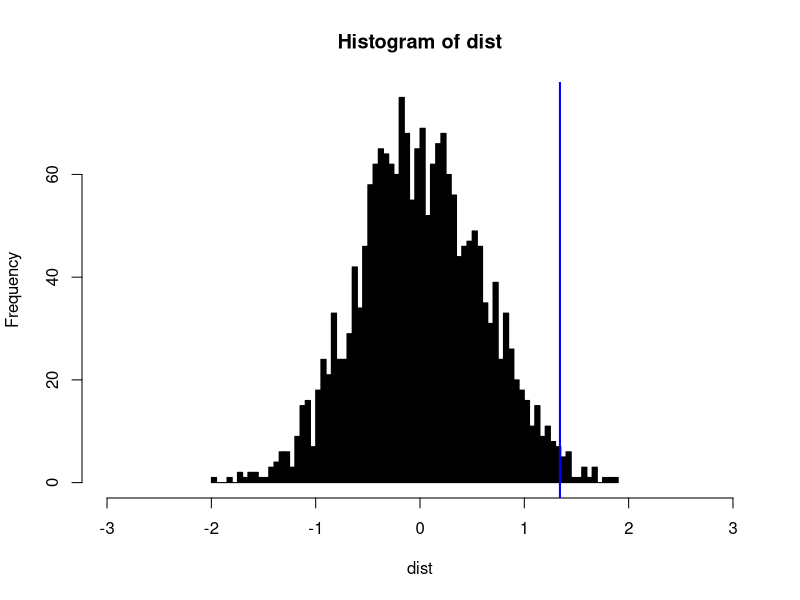

Here is the R script that generated this plot:

set.seed(1)
n <- 100
tr <- rbinom(100, 1, 0.5)
y <- 1 + tr + rnorm(n, 0, 3)

# The difference in means is, as we would expect (given we made it up), about 1:

diff(by(y, tr, mean))
## [1] 1.341

# To obtain a single permutation of the data, we simply resample without replacement and calculate the difference again:

s <- sample(tr, length(tr), FALSE)
diff(by(y, s, mean))
## [1] -0.2612

# Here we use the permuted treatment vector s instead of tr to calculate the difference and find a very small difference. If we repeat this process a large number of times, we can build our approximate permutation distribution (i.e., the sampling distribution for the mean-difference). We'll use replicate do repeat our permutation process. The result will be a vector of the differences from each permutation (i.e., our distribution):

dist <- replicate(2000, diff(by(y, sample(tr, length(tr), FALSE), mean)))

# We can look at our distribution using hist and draw a vertical line for our observed difference:

hist(dist, xlim = c(-3, 3), col = "black", breaks = 100)
abline(v = diff(by(y, tr, mean)), col = "blue", lwd = 2)


# At face value, it seems that our null hypothesis can probably be rejected. Our observed mean-difference appears to be quite extreme in terms of the distribution of possible mean-differences observable were the outcome independent of treatment assignment. But we can use the distribution to obtain a p-value for our mean-difference by counting how many permuted mean-differences are larger than the one we observed in our actual data. We can then divide this by the number of items in our permutation distribution (i.e., 2000 from our call to replicate, above):

sum(dist > diff(by(y, tr, mean)))/2000  # one-tailed test
## [1] 0.009
sum(abs(dist) > abs(diff(by(y, tr, mean))))/2000  # two-tailed test
## [1] 0.018


# Using either the one-tailed test or the two-tailed test, our difference is unlikely to be due to chance variation observable in a world where the outcome is independent of treatment assignment.


